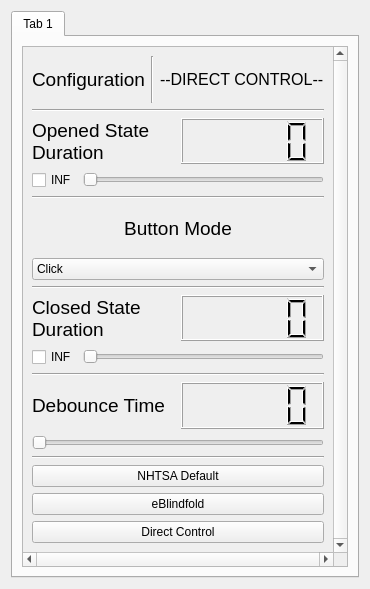
<?xml version="1.0" encoding="UTF-8"?>
<ui version="4.0">
 <class>Form</class>
 <widget class="QWidget" name="Form">
  <property name="geometry">
   <rect>
    <x>0</x>
    <y>0</y>
    <width>270</width>
    <height>589</height>
   </rect>
  </property>
  <property name="windowTitle">
   <string>Form</string>
  </property>
  <layout class="QVBoxLayout" name="verticalLayout_2">
   <item>
    <widget class="QTabWidget" name="tabWidget">
     <property name="sizePolicy">
      <sizepolicy hsizetype="Minimum" vsizetype="Minimum">
       <horstretch>0</horstretch>
       <verstretch>0</verstretch>
      </sizepolicy>
     </property>
     <property name="currentIndex">
      <number>0</number>
     </property>
     <widget class="QWidget" name="tab">
      <attribute name="title">
       <string>Tab 1</string>
      </attribute>
      <layout class="QVBoxLayout" name="verticalLayout_10">
       <item>
        <layout class="QHBoxLayout" name="tab_horiz_layout">
         <item>
          <widget class="QScrollArea" name="scroll_area">
           <property name="sizePolicy">
            <sizepolicy hsizetype="Minimum" vsizetype="Minimum">
             <horstretch>0</horstretch>
             <verstretch>0</verstretch>
            </sizepolicy>
           </property>
           <property name="verticalScrollBarPolicy">
            <enum>Qt::ScrollBarAlwaysOn</enum>
           </property>
           <property name="horizontalScrollBarPolicy">
            <enum>Qt::ScrollBarAlwaysOn</enum>
           </property>
           <property name="sizeAdjustPolicy">
            <enum>QAbstractScrollArea::AdjustToContents</enum>
           </property>
           <property name="widgetResizable">
            <bool>true</bool>
           </property>
           <widget class="QWidget" name="scroll_area_contents">
            <property name="geometry">
             <rect>
              <x>0</x>
              <y>0</y>
              <width>223</width>
              <height>521</height>
             </rect>
            </property>
            <layout class="QVBoxLayout" name="verticalLayout">
             <item>
              <layout class="QHBoxLayout" name="config_horizontalLayout">
               <item>
                <widget class="QLabel" name="config_label">
                 <property name="font">
                  <font>
                   <pointsize>14</pointsize>
                  </font>
                 </property>
                 <property name="text">
                  <string>Configuration</string>
                 </property>
                </widget>
               </item>
               <item>
                <widget class="Line" name="config_label_val_line">
                 <property name="orientation">
                  <enum>Qt::Vertical</enum>
                 </property>
                </widget>
               </item>
               <item>
                <widget class="QLabel" name="config_val_label">
                 <property name="font">
                  <font>
                   <pointsize>12</pointsize>
                  </font>
                 </property>
                 <property name="text">
                  <string>--DIRECT CONTROL--</string>
                 </property>
                </widget>
               </item>
              </layout>
             </item>
             <item>
              <widget class="Line" name="config_opened_sep_line">
               <property name="orientation">
                <enum>Qt::Horizontal</enum>
               </property>
              </widget>
             </item>
             <item>
              <layout class="QHBoxLayout" name="opened_state_dur_label_horizontalLayout">
               <item>
                <widget class="QLabel" name="opened_state_dur_label">
                 <property name="font">
                  <font>
                   <pointsize>14</pointsize>
                  </font>
                 </property>
                 <property name="text">
                  <string>Opened State 
Duration</string>
                 </property>
                </widget>
               </item>
               <item>
                <widget class="QLCDNumber" name="opened_state_dur_lcdNumber">
                 <property name="minimumSize">
                  <size>
                   <width>0</width>
                   <height>40</height>
                  </size>
                 </property>
                </widget>
               </item>
              </layout>
             </item>
             <item>
              <layout class="QHBoxLayout" name="opened_state_dur_slider_horizontalLayout">
               <item>
                <widget class="QCheckBox" name="opened_state_dur_inf_checkBox">
                 <property name="text">
                  <string>INF</string>
                 </property>
                </widget>
               </item>
               <item>
                <widget class="QSlider" name="max_opened_slider">
                 <property name="orientation">
                  <enum>Qt::Horizontal</enum>
                 </property>
                </widget>
               </item>
              </layout>
             </item>
             <item>
              <widget class="Line" name="opened_mode_sep_line">
               <property name="orientation">
                <enum>Qt::Horizontal</enum>
               </property>
              </widget>
             </item>
             <item>
              <widget class="QLabel" name="debounce_label_2">
               <property name="font">
                <font>
                 <pointsize>14</pointsize>
                </font>
               </property>
               <property name="text">
                <string>Button Mode</string>
               </property>
               <property name="alignment">
                <set>Qt::AlignCenter</set>
               </property>
              </widget>
             </item>
             <item>
              <widget class="QComboBox" name="button_mode_combo_box">
               <property name="editable">
                <bool>false</bool>
               </property>
               <item>
                <property name="text">
                 <string>Click</string>
                </property>
               </item>
               <item>
                <property name="text">
                 <string>Hold</string>
                </property>
               </item>
              </widget>
             </item>
             <item>
              <widget class="Line" name="mode_closed_sep_line">
               <property name="orientation">
                <enum>Qt::Horizontal</enum>
               </property>
              </widget>
             </item>
             <item>
              <layout class="QHBoxLayout" name="closed_state_dur_horizontalLayout">
               <item>
                <widget class="QLabel" name="closed_state_dur_label">
                 <property name="font">
                  <font>
                   <pointsize>14</pointsize>
                  </font>
                 </property>
                 <property name="text">
                  <string>Closed State 
Duration</string>
                 </property>
                </widget>
               </item>
               <item>
                <widget class="QLCDNumber" name="closed_state_dur_lcdNumber">
                 <property name="minimumSize">
                  <size>
                   <width>0</width>
                   <height>40</height>
                  </size>
                 </property>
                </widget>
               </item>
              </layout>
             </item>
             <item>
              <layout class="QHBoxLayout" name="closed_state_dur_slider_horizontalLayout">
               <item>
                <widget class="QCheckBox" name="closed_state_inf_checkBox">
                 <property name="text">
                  <string>INF</string>
                 </property>
                </widget>
               </item>
               <item>
                <widget class="QSlider" name="max_closed_slider">
                 <property name="orientation">
                  <enum>Qt::Horizontal</enum>
                 </property>
                </widget>
               </item>
              </layout>
             </item>
             <item>
              <widget class="Line" name="closed_debounce_sep_line">
               <property name="orientation">
                <enum>Qt::Horizontal</enum>
               </property>
              </widget>
             </item>
             <item>
              <layout class="QHBoxLayout" name="debounce_horizontalLayout">
               <item>
                <widget class="QLabel" name="debounce_label">
                 <property name="font">
                  <font>
                   <pointsize>14</pointsize>
                  </font>
                 </property>
                 <property name="text">
                  <string>Debounce Time</string>
                 </property>
                </widget>
               </item>
               <item>
                <widget class="QLCDNumber" name="debounce_lcdNumber">
                 <property name="minimumSize">
                  <size>
                   <width>0</width>
                   <height>40</height>
                  </size>
                 </property>
                </widget>
               </item>
              </layout>
             </item>
             <item>
              <widget class="QSlider" name="max_open_slider">
               <property name="orientation">
                <enum>Qt::Horizontal</enum>
               </property>
              </widget>
             </item>
             <item>
              <widget class="Line" name="debounce_presets_sep_line">
               <property name="orientation">
                <enum>Qt::Horizontal</enum>
               </property>
              </widget>
             </item>
             <item>
              <widget class="QPushButton" name="eblind_default_push_button_2">
               <property name="text">
                <string>NHTSA Default</string>
               </property>
              </widget>
             </item>
             <item>
              <widget class="QPushButton" name="eblind_pushButton">
               <property name="text">
                <string>eBlindfold</string>
               </property>
              </widget>
             </item>
             <item>
              <widget class="QPushButton" name="dir_control_default_push_button_4">
               <property name="text">
                <string>Direct Control</string>
               </property>
              </widget>
             </item>
            </layout>
           </widget>
          </widget>
         </item>
        </layout>
       </item>
      </layout>
     </widget>
    </widget>
   </item>
  </layout>
 </widget>
 <resources/>
 <connections/>
</ui>
